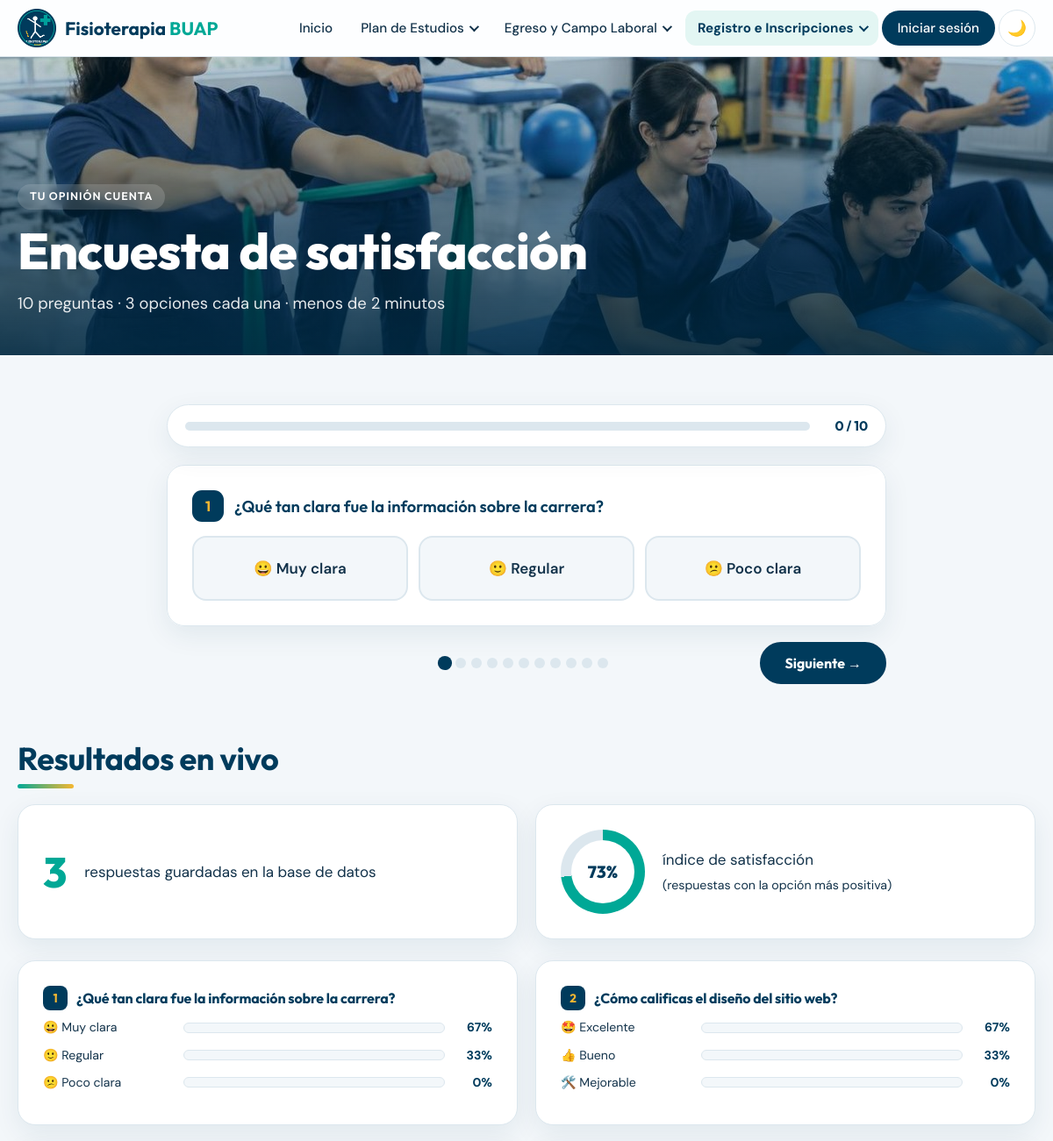
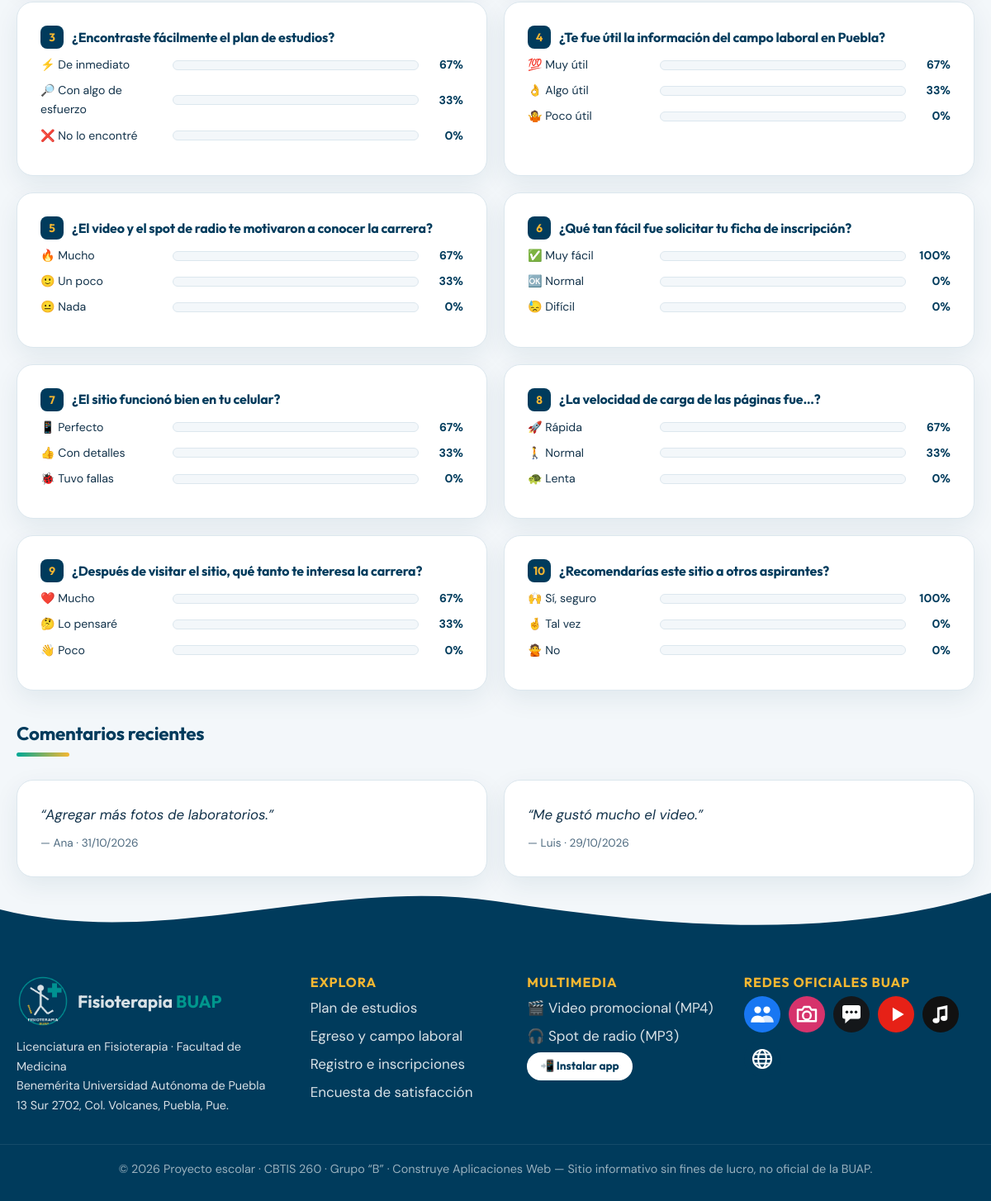
The page /encuesta.php on the database its author committed (2 pictures, top to bottom).
### tables this page shows
CREATE TABLE encuestas (
  id         INT UNSIGNED NOT NULL AUTO_INCREMENT,
  nombre     VARCHAR(100) NOT NULL DEFAULT 'Anónimo',
  p1 TINYINT UNSIGNED NOT NULL, p2 TINYINT UNSIGNED NOT NULL, p3 TINYINT UNSIGNED NOT NULL,
  p4 TINYINT UNSIGNED NOT NULL, p5 TINYINT UNSIGNED NOT NULL, p6 TINYINT UNSIGNED NOT NULL,
  p7 TINYINT UNSIGNED NOT NULL, p8 TINYINT UNSIGNED NOT NULL, p9 TINYINT UNSIGNED NOT NULL,
  p10 TINYINT UNSIGNED NOT NULL,
  comentario VARCHAR(500) NULL,
  creado     DATETIME NOT NULL,
  PRIMARY KEY (id)
);

### auth.php (called while the page is built, shortened)
<?php
require_once __DIR__ . '/db.php';
function e($texto): string
{
    return htmlspecialchars((string)($texto ?? ''), ENT_QUOTES, 'UTF-8');
}

### db.php (called while the page is built, shortened)
<?php
function db(): PDO
{
    static $pdo = null;
    if ($pdo instanceof PDO) {
        return $pdo;
    }
    $opciones = [
        PDO::ATTR_ERRMODE            => PDO::ERRMODE_EXCEPTION,
        PDO::ATTR_DEFAULT_FETCH_MODE => PDO::FETCH_ASSOC,
        PDO::ATTR_EMULATE_PREPARES   => false,
    ];
    try {
        if (DB_DRIVER === 'sqlite') {
            $pdo = new PDO('sqlite:' . DB_NAME, null, null, $opciones);
        } else {
            $dsn = 'mysql:host=' . DB_HOST . ';port=' . DB_PORT . ';dbname=' . DB_NAME . ';charset=utf8mb4';
            $pdo = new PDO($dsn, DB_USER, DB_PASS, $opciones);
        }
    } catch (PDOException $ex) {
        error_log('Error de conexión: ' . $ex->getMessage());
        http_response_code(500);
        $titulo = 'Sin conexión a la base de datos';
        include __DIR__ . '/error_db.php';
        exit;
    }
    return $pdo;
}
function q(string $sql, array $params = []): PDOStatement
{
    $st = db()->prepare($sql);
    $st->execute($params);
    return $st;
}

### encuesta.php (the view, shortened to what this page needs)
<?php
require_once __DIR__ . '/includes/auth.php';
$PREGUNTAS = [
    ['¿Qué tan clara fue la información sobre la carrera?',            ['😀 Muy clara', '🙂 Regular', '😕 Poco clara']],
    ['¿Cómo calificas el diseño del sitio web?',                        ['🤩 Excelente', '👍 Bueno', '🛠️ Mejorable']],
    ['¿Encontraste fácilmente el plan de estudios?',                    ['⚡ De inmediato', '🔎 Con algo de esfuerzo', '❌ No lo encontré']],
    ['¿Te fue útil la información del campo laboral en Puebla?',       ['💯 Muy útil', '👌 Algo útil', '🤷 Poco útil']],
    ['¿El video y el spot de radio te motivaron a conocer la carrera?', ['🔥 Mucho', '🙂 Un poco', '😐 Nada']],
    ['¿Qué tan fácil fue solicitar tu ficha de inscripción?',           ['✅ Muy fácil', '🆗 Normal', '😓 Difícil']],
    ['¿El sitio funcionó bien en tu celular?',                          ['📱 Perfecto', '👍 Con detalles', '🐞 Tuvo fallas']],
    ['¿La velocidad de carga de las páginas fue…?',                     ['🚀 Rápida', '🚶 Normal', '🐢 Lenta']],
    ['¿Después de visitar el sitio, qué tanto te interesa la carrera?', ['❤️ Mucho', '🤔 Lo pensaré', '👋 Poco']],
    ['¿Recomendarías este sitio a otros aspirantes?',                   ['🙌 Sí, seguro', '🤞 Tal vez', '🙅 No']],
];
$cols = [];
for ($i = 1; $i <= 10; $i++) {
    for ($k = 1; $k <= 3; $k++) $cols[] = "SUM(CASE WHEN p$i = $k THEN 1 ELSE 0 END) AS p{$i}_$k";
}
$res = q('SELECT COUNT(*) AS total, ' . implode(', ', $cols) . ' FROM encuestas')->fetch();
$total = (int)$res['total'];
$positivas = 0;
for ($i = 1; $i <= 10; $i++) $positivas += (int)$res["p{$i}_1"];
$indice = $total ? round($positivas * 100 / ($total * 10)) : 0;
$comentarios = q("SELECT nombre, comentario, creado FROM encuestas WHERE comentario IS NOT NULL AND comentario <> '' ORDER BY id DESC LIMIT 4")->fetchAll();
require __DIR__ . '/includes/header.php';
?>
<section class="contenedor encuesta-zona">
  <form method="post" class="encuesta" id="encuesta" novalidate>
    <div class="enc-progreso" aria-hidden="true"><div><i id="encBarra"></i></div><span id="encTexto">0 / 10</span></div>
    <div class="enc-pasos" id="encPasos">
      <?php foreach ($PREGUNTAS as $i => [$texto, $ops]): $n = $i + 1; ?>
      <fieldset class="pregunta tarjeta" data-paso="<?= $n ?>">
        <legend><span class="nro"><?= $n ?></span><?= e($texto) ?></legend>
        <div class="opciones">
          <?php foreach ($ops as $k => $op): ?>
          <label class="opcion">
            <span><?= e($op) ?></span>
          </label>
          <?php endforeach; ?>
        </div>
      </fieldset>
      <?php endforeach; ?>
    </div>
    <div class="enc-nav" id="encNav" hidden>
      <div class="enc-puntos" id="encPuntos"></div>
      <button type="button" class="btn" id="encSiguiente">Siguiente →</button>
    </div>
  </form>
</section>
<section class="contenedor" id="resultados">
  <div class="cabecera-sec">
    <h2 class="titulo-sec">Resultados en vivo</h2>
  </div>
  <div class="resumen-enc">
    <div class="tarjeta"><b class="contador" data-meta="<?= $total ?>"><?= $total ?></b><span>respuestas guardadas en la base de datos</span></div>
    <div class="tarjeta indice">
      <div class="dona" style="--p:<?= $indice ?>"><b><?= $indice ?>%</b></div>
      <span>índice de satisfacción<br><small>(respuestas con la opción más positiva)</small></span>
    </div>
  </div>
  <div class="grid-2 resultados-lista">
    <?php foreach ($PREGUNTAS as $i => [$texto, $ops]): $n = $i + 1; ?>
    <div class="tarjeta resultado">
      <h4><span class="nro"><?= $n ?></span><?= e($texto) ?></h4>
      <?php foreach ($ops as $k => $op): $c = (int)$res["p{$n}_" . ($k + 1)]; $pct = $total ? round($c * 100 / $total) : 0; ?>
        <div class="barra-res"><span><?= e($op) ?></span><div><i style="--w:<?= $pct ?>%"></i></div><b><?= $pct ?>%</b></div>
      <?php endforeach; ?>
    </div>
    <?php endforeach; ?>
  </div>
  <?php if ($comentarios): ?>
  <h3 class="titulo-sec chico">Comentarios recientes</h3>
  <div class="grid-2">
    <?php foreach ($comentarios as $c): ?>
      <blockquote class="tarjeta comentario">“<?= e($c['comentario']) ?>”<cite>— <?= e($c['nombre']) ?> · <?= e(date('d/m/Y', strtotime($c['creado']))) ?></cite></blockquote>
    <?php endforeach; ?>
  </div>
  <?php endif; ?>
</section>
<?php require __DIR__ . '/includes/footer.php'; ?>

### rows shown on the page
encuestas: comentario "Agregar más fotos de laboratorios.", nombre "Ana", creado "31/10/2026"
encuestas: comentario "Me gustó mucho el video.", nombre "Luis", creado "29/10/2026"

### other values the page prints
$banner['etiqueta'] "TU OPINIÓN CUENTA"
$banner['titulo'] "Encuesta de satisfacción"
$banner['sub'] "10 preguntas · 3 opciones cada una · menos de 2 minutos"
$n "1"
$texto "¿Qué tan clara fue la información sobre la carrera?"
$op "😀 Muy clara"
$op "🙂 Regular"
$op "😕 Poco clara"
$total "3"
$indice "73"
$pct "67"
$pct "33"
$pct "0"
$n "2"
$texto "¿Cómo calificas el diseño del sitio web?"
